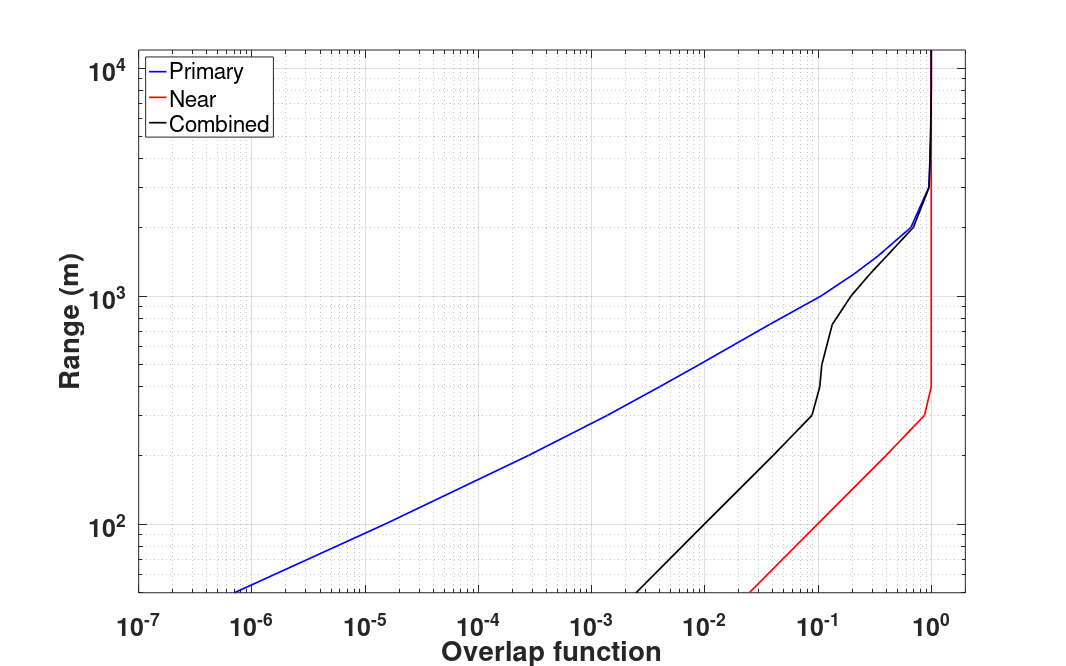

Write the MATLAB code that produced this figure.
clear all
close all

O_x = [50;100;200;300;400;500;750;1000;1250;1500; 2000;3000;4000;5000;6000;8000;12000]; %range in meters
O_y_near = [2.47E-2; 9.90E-2; 3.99E-1; 8.72E-1; 1.00E+0; 1.00E+0 ;1.00E+0; 1.00E+0; 1.00E+0; 1.00E+0; 1.00E+0; 1.00E+0; 1.00E+0; 1.00E+0; 1.00E+0; 1.00E+0; 1.00E+0]; %near range receiver overlap function
O_y_primary = [7e-7; 1.5e-5; 2.77e-4; 1.38e-3; 3.98e-3; 8.89e-3; 3.72e-2; 1.06e-1; 2.08e-1; 3.39e-1; 6.61e-1; 9.53e-1; 9.74e-1; 9.86e-1; 9.92e-1; 1.00E+0; 1.00E+0]; %primary receiver overlap function

O_y_combined = O_y_primary*0.9 + O_y_near*.1;  

figure(1)
loglog(O_y_primary, O_x, 'b', 'DisplayName','Primary', 'LineWidth', 2)
hold on
loglog(O_y_near, O_x, 'r', 'DisplayName','Near', 'LineWidth', 2)
loglog(O_y_combined, O_x, 'k', 'DisplayName','Combined', 'LineWidth', 2)
grid on
ylabel('Range (m)'); 
xlabel('Overlap function'); 
legend('Location', 'NorthWest');
axis([1e-7 2e0 50 12000])

scrsz = [1  1  1920 1200]
Scrsize=[scrsz(4)/1 scrsz(4)/1 scrsz(3)/1.5 scrsz(4)/1.5];

%cd('/Volumes/documents/WV_DIAL_data/plots/') % point to the directory where data is stored 
cd('/Users/spuler/Desktop') % point to the directory where data is stor
FigH = figure(1);
set(gca,'Fontsize',30,'Fontweight','b'); % 
set(FigH, 'PaperUnits', 'points', 'PaperPosition', Scrsize);
name=strcat('Gen5_overlap_function');
print(FigH, name, '-dpng', '-r300') 